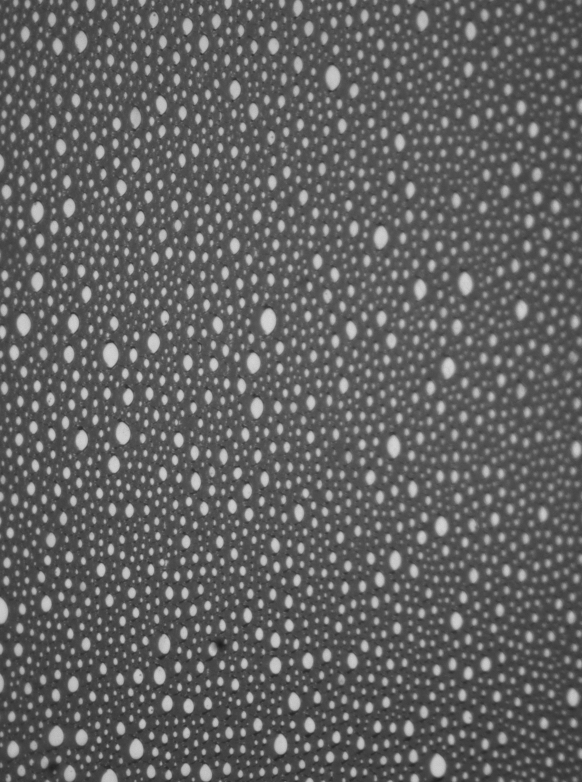
#> input picture data/304910.png, 582 x 782 px; its folder holds only this picture in this run
$ python foam_image_analysis.py
#> lines starting #> are read from the running program, lines starting #| are printed output that depends on the picture; after the words box and inside, x2 and y2 are one past the last pixel; in counts of white or black regions, pixels touching at a corner belong together
### foam_image_analysis_functions.py
# -*- coding: utf-8 -*-
"""
Created on Mon Feb  6 16:59:42 2023

@author: Leonardo Chiappisi (Institut Laue-Langevin)
"""

import pandas as pd
import numpy as np
# from PIL import Image
import matplotlib.pyplot as plt
import matplotlib.patches as patches
import matplotlib.gridspec as gridspec
import cv2   #install opencv-python
from skimage.draw import line
from lmfit import minimize, Parameters, fit_report
import random, math

import os
import gc
import glob


def resize(img):
    img_resized = cv2.resize(img, None, fx=1.41, fy=1.0)
    return img_resized


##### function to load and convert image
def load_and_convert_image(input_image,ROI):
    ''' load the file and returns it in grayscale
    as well as an empty canvas, and the binarized image.
    INPUT:
    input_image: source image to be processed.
    ###########
    OUTPUT:
    gray_img: image, converted in gray_scale.
    canvas: blank canvas with the same size of the original image
    im_adapt: the binarized image, with spots cleaned.
    '''
#> called with input_image = 'data/304910.png', ROI = ((100, 3500), (50, -300))
    # Reading image and converting it to gray scale
    # font = cv2.FONT_HERSHEY_COMPLEX
    # print(input_image)
    img = cv2.imread(input_image)
#> img is the input picture: shape (782, 582, 3); min 28, max 214, mean 97.7
    # print(img)
    img = img[ROI[0][0]:ROI[0][1],ROI[1][0]:ROI[1][1]]
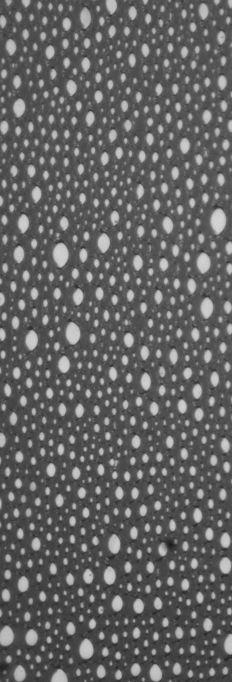
#> img: shape (682, 232, 3); min 28, max 213, mean 99.5
    img = resize(img)

    # print('image loaded and resized')
    # plt.imshow(img, cmap=('gray'))
    gray_img = cv2.cvtColor(img, cv2.COLOR_BGR2GRAY)
    gray_img = cv2.bilateralFilter(gray_img, 15, 75, 75)
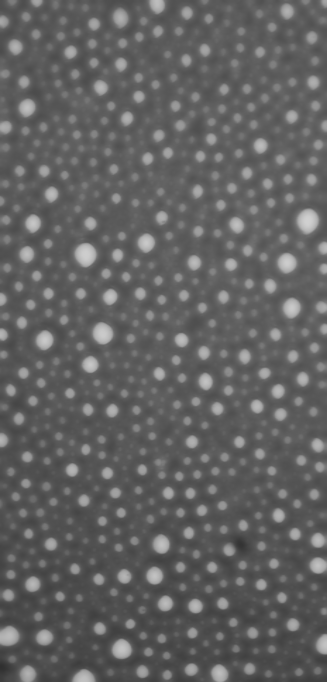
#> gray_img: shape (682, 327); min 47, max 208, mean 98
    # plt.imshow(gray_img, cmap='gray')
   # gray_img = gray_img[0:782, 10:823]
    # print('image converted in black and white')
    # get a blank canvas for drawing contour
    canvas = np.zeros(gray_img.shape, np.uint8)

    # th2 = cv2.adaptiveThreshold(gray_img, 255, cv2.ADAPTIVE_THRESH_MEAN_C, cv2.THRESH_BINARY_INV, blockSize=55, C=0)
    # th2 = cv2.adaptiveThreshold(gray_img, 255, cv2.ADAPTIVE_THRESH_MEAN_C, cv2.THRESH_BINARY_INV, blockSize=55, C=0)
    ret2,th2 = cv2.threshold(cv2.GaussianBlur(gray_img,(5,5),0),0,255,cv2.THRESH_BINARY+cv2.THRESH_OTSU)
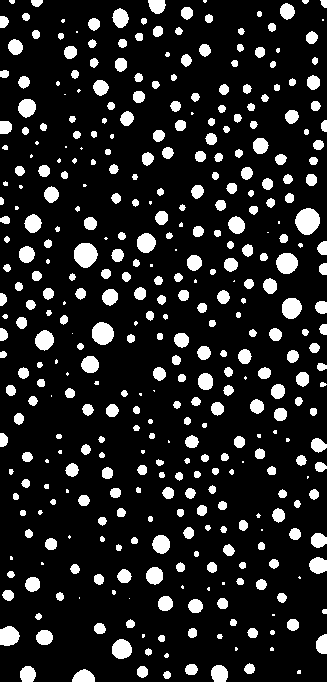
#> th2: shape (682, 327); 13.5% white; 396 white regions (68 under 20 px)
#> ret2 = 117
    #Couper les bords qui gènent à l exclude borders
    #threshold = threshold[0:782, 15:582]
    # print('threshold calculated')
    # th2 = cv2.bitwise_not(th2)
    plt.axis('off')
    # [4 lines of commented-out code are left out]
    contours, hierarchy = cv2.findContours(th2,cv2.RETR_TREE,cv2.CHAIN_APPROX_SIMPLE)
#> contours = 396 contours, 103 with area under 20; largest, box (x1, y1, x2, y2) and area: (295, 208, 320, 235) 472, (74, 243, 98, 268) 423, (92, 322, 114, 345) 362, (276, 253, 298, 274) 332, (282, 298, 302, 319) 305
    # print(len(contours))
    # print('contour found')
    for cnt in contours:
        cv2.drawContours(th2,[cnt],0,255,-1)  #Fills the contour, i.e., eliminates the spots within the bubbles.
#> this loop made 396 passes
#> cnt on passes 27, 32, 33: [[272, 614], [272, 615], [274, 615], [274, 614]], [[129, 598]], [[79, 597], [79, 598]]

    contours, hierarchy = cv2.findContours(th2,cv2.RETR_TREE,cv2.CHAIN_APPROX_SIMPLE)
    print(f'Found {len(contours)} bubbles')
#| Found 396 bubbles
    im_adapt = th2
    # [4 lines of commented-out code are left out]

    return gray_img, canvas, im_adapt

# [10 lines of commented-out code are left out]
def analyse_contours(contours, min_area=10):
    ''' Analyse the contours of the image.

    Parameters
    ----------
    contours : list
        A list of contours.
    min_area : int
        The minimum area of a contour to be considered.

    Returns
    -------
    radii : numpy.ndarray
        An array of radii of the contours.
    areas : numpy.ndarray
        An array of areas of the contours.
    perimeters : numpy.ndarray
        An array of perimeters of the contours.
    centers_of_mass : numpy.ndarray
        An array of centers of mass of the contours.
    '''
    areas = np.array([cv2.contourArea(i)for i in contours])
    perimeters = np.array([cv2.arcLength(i,True)for i in contours])
    #discards too small droplets, value for min_area should eventually be better defined
    perimeters = perimeters[areas>min_area]
    areas = areas[areas>min_area]
    radii = np.sqrt(areas/np.pi)
   # print(type(areas))
   # circularity = np.divide(4*np.pi*areas, perimeters)
    centers_of_mass = []
    for j, cnt in enumerate(contours):
       # print(circularity)
        #if ((cv2.contourArea(cnt) > min_area) and (circularity > 0.7)) :
        if cv2.contourArea(cnt) > min_area :
            circularity = (4*np.pi*cv2.contourArea(cnt)/ pow(cv2.arcLength(cnt, True),2))
            #print(circularity)
            if circularity > 0.6 :
                M = cv2.moments(cnt)
           # print(type(cv2.contourArea(cnt)))
                cx= int(M['m10']/M['m00'])
                cy= int(M['m01']/M['m00'])
                centers_of_mass.append([cx,cy])
    return radii, areas, perimeters, np.array(centers_of_mass)

### Function to reject non entire bubbles (at the borders)
def reject_borders(image_):
    """
    Rejects the borders of an image.

    Parameters
    ----------
    image_ : numpy.ndarray
        The image to reject the borders of.

    Returns
    -------
    numpy.ndarray
        The image with the borders rejected.
    """
    out_image = image_.copy()
    h, w = image_.shape[:2]
    for row in range(h):
        if out_image[row, 0] == 255:
            cv2.floodFill(out_image, None, (0, row), 0)
        if out_image[row, w - 1] == 255:
            cv2.floodFill(out_image, None, (w - 1, row), 0)
    for col in range(w):
        if out_image[0, col] == 255:
            cv2.floodFill(out_image, None, (col, 0), 0)
        if out_image[h - 1, col] == 255:
            cv2.floodFill(out_image, None, (col, h - 1), 0)
    return out_image


##### function to calculate the liquid fraction (with the numbers of black and white pixels)
def calc_liquid_volume_fraction(bin_img):
    """
Calculates the liquid volume fraction of a binary image.

Parameters
----------
bin_img : ndarray
    A binary image.

Returns
-------
vol_h : float
    The volume fraction of the liquid phase.
frac_v : float
    The volume fraction of the liquid phase, corrected for the
    shape of the particles.
    See Soft Matter, 2016, 12 , 8025 —8029  for further detail
    """
    vol_h = 1 - np.count_nonzero(bin_img) / (np.shape(bin_img)[0] * np.shape(bin_img)[1])
    frac_v = 100*0.36*(1-np.sqrt(1-vol_h))**2
    return vol_h, frac_v


def skeleton(img):
    '''
    This function takes a binary image as input and returns a skeletonized version of it.
    The algorithm is based on the paper "Skeletonization using Zone Filling" by T.Y. ZHANG and C. Y. SUEN.
    The algorithm is implemented in 4 steps:
    1. Create an empty skeleton
    2. Open the image
    3. Subtract open from the original image
    4. Erode the original image and refine the skeleton
    5. If there are no white pixels left ie.. the image has been completely eroded, quit the loop
    The function returns the skeletonized image.
    '''
    # Step 1: Create an empty skeleton
    # size = np.size(img)
    skel = np.zeros(img.shape, np.uint8)
    img = cv2.bitwise_not(img)
    # Get a Cross Shaped Kernel
    element = cv2.getStructuringElement(cv2.MORPH_CROSS, (3,3))

    # Repeat steps 2-4
    while True:
        #Step 2: Open the image
        open = cv2.morphologyEx(img, cv2.MORPH_OPEN, element)
        #Step 3: Substract open from the original image
        temp = cv2.subtract(img, open)
        #Step 4: Erode the original image and refine the skeleton
        eroded = cv2.erode(img, element)
        skel = cv2.bitwise_or(skel,temp)
        img = eroded.copy()
        # Step 5: If there are no white pixels left ie.. the image has been completely eroded, quit the loop
        if cv2.countNonZero(img)==0:
            break
    skel2 = cv2.bitwise_not(skel)
    #cv2.waitKey(0)
    return skel, skel2

def calc_specific_area(bin_img):
    ''' From the binarized and holes filled image calculates the liquid volume fraction'''

    skelete, _ = skeleton(bin_img)
    height, width = skelete.shape
    S_V = np.count_nonzero(skelete)/( height* width) #cm-1
    return S_V #in cm-1

def find_countours(img):
    '''
    Finds the contours of the image.

    Parameters
    ----------
    img : numpy.ndarray
        The image to find the contours of.

    Returns
    -------
    contours : list
        A list of contours.
    '''
    contours, hierarchy = cv2.findContours(img, cv2.RETR_TREE,cv2.CHAIN_APPROX_SIMPLE)
    return contours


# [183 lines left out: functions calc_PB_border_radius, plot_region_of_interest, not called in this run]


    # img = img[ROI[0][0]:ROI[0][1],ROI[1][0]:ROI[1][1]]

### plot_results.py
# -*- coding: utf-8 -*-
"""
Created on Thu May 11 16:11:35 2023

@author: Leonardo Chiappisi (Institut Laue-Langevin)
"""

import pandas as pd
import numpy as np
import matplotlib.pyplot as plt
import os

def plot_results(data, path):
    fig, axs = plt.subplots(3,2,sharex=True, figsize=(7,5))
    axs[0,0].scatter(data.index, data['N_bubbles'])
    axs[0,0].set_ylabel('N$_{bubbles}$')

    axs[1,0].scatter(data.index, data['S_V_img / cm-1'])
    axs[1,0].set_ylabel('S/V / cm$^{-1}$')

    axs[0,1].scatter(data.index, data['Sauter mean radius / mm'])
    axs[0,1].set_ylabel('$<R_{32}>$ / mm')

    axs[1,1].scatter(data.index, data['radius_mean / mm'])
    axs[1,1].errorbar(data.index, data['radius_mean / mm'], yerr=data['radius_std / mm'], alpha=0.5)
    axs[1,1].set_ylabel('$<R>$ / mm')

    axs[2,1].scatter(data.index, data['polydispersity index'])
    axs[2,1].set_ylabel('PDI')


    axs[2,0].scatter(data.index, data['PB_radius_gauss / um'])
    axs[2,0].errorbar(data.index, data['PB_radius_gauss / um'], yerr=data['PB_radius_gauss_std / um'], alpha=0.5)

    axs[2,0].scatter(data.index, data['PB_radius_bin / um'])
    axs[2,0].errorbar(data.index, data['PB_radius_bin / um'], yerr=data['PB_radius_bin_std / um'], alpha=0.5)

    axs[2,0].set_ylabel('PB Radius / $\mu m$')
    plt.tight_layout()
    plt.savefig(os.path.join(path, 'summary.pdf'))
    plt.show()


# [4 lines that do not run on import are left out]

### foam_image_analysis.py
# -*- coding: utf-8 -*-
"""
Created on Mon Feb  6 16:59:13 2023

@author: Leonardo Chiappisi (Institut Laue-Langevin)
v1.0: 2024.08.22
"""

import pandas as pd
import os
import cv2   #install opencv-python
import numpy as np
import matplotlib.pyplot as plt
# from foam_image_analysis_functions import load_and_convert_image, reject_borders, find_countours, calc_PB_border_radius
# from foam_image_analysis_functions import analyse_contours, calc_liquid_volume_fraction, calc_specific_area
from foam_image_analysis_functions import *
from plot_results import plot_results
from pathlib import Path, PurePath
import gc
import sys
import datetime as dt

t0 = '10-Dec-23 17:37:34'
t0 = dt.datetime.strptime(t0, '%d-%b-%y   %H:%M:%S')
try:
    rundex = pd.read_excel('index_234_d33_exp_9-10-1786_400000-406553.xlsx')
except:
    print('could not load excel rundex file')


# path_data = (r'U:\\Uni\\PSCM Coordinator\\HDR\plots\\Foam\\data_analysis\\Image corrigées')
path_data = (r'data')


pixel_size= 0.002668 # size of the pixel in mm

region_of_interest = ((100,3500),(50,-300))


define_region_of_interest = False
# PB_analysis = False
PB_analysis = True #Is the PB border thickness determined.
min_vol_f_for_PB = 5.0 #PB border radius will be determined for images with volume fraction lower than this one.
NPB_fits = 50 #Number of fits to determine the PB radius


if define_region_of_interest is True:
    plot_region_of_interest(path_data,region_of_interest,2)
    sys.exit()

try:
    all_data_params = pd.read_csv(os.path.join(path_data, 'mean_data.csv'))
except:
    all_data_params = pd.DataFrame()

img_gray, canv, bin_img, img_bin_no_borders = None, None, None, None  #objects created outside the loop in order to reduce memory consumption.
for filename in sorted(os.listdir(path_data)):
    if filename.endswith('.png'):
        # if int(filename.split('.')[0]) == 309322:
            print(20*'*' + '\n')
            print(filename)
            run = int(filename.split('.p')[0])
            # print(run)
            # print(rundex['Run #'])
            try:
                time = dt.datetime.strptime(rundex.loc[rundex['Run #'] == run]['Start'].values[0], '%d-%b-%y   %H:%M:%S')
                Age = time-t0
                Age = Age.total_seconds()/60
                print(Age)
            except:
                Age = 0
                print('Rundex file missing, Age not defined')


            #creates a pd.dataframe where all the parameters of a given image are stored
            average_params = pd.DataFrame()
            #return the image in gray scale, an empty canvas, and the binarized image, corrected for spots and other noise.
            #the image is resized to take into account the sqrt(2) factor
            img_gray, canv, bin_img = load_and_convert_image(os.path.join(path_data, filename), region_of_interest)
#> canv: shape (682, 327); every value is 0
            #eliminates all the bubbles which are at the borders.
            # print('image_loaded')
            img_bin_no_borders = reject_borders(bin_img)
#> after the loop in reject_borders, `for row in range(h):`:
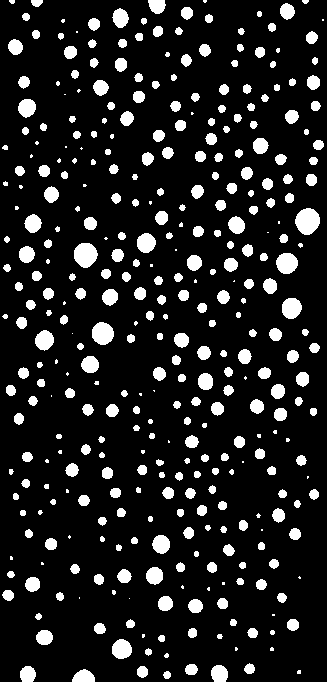
#> out_image: shape (682, 327); 12.4% white; 372 white regions (68 under 20 px), largest, box (x1, y1, x2, y2) and area: (295, 208, 320, 235) 507, (74, 243, 98, 268) 456, (92, 322, 114, 345) 394
#> after the loop in reject_borders, `for col in range(w):`:
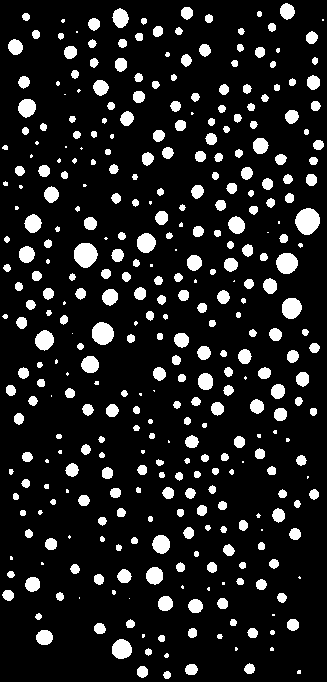
#> out_image: shape (682, 327); 12% white; 364 white regions (67 under 20 px)
            # print('borders rejected')
        #     #plots and saves the binarized image
            if os.path.exists(os.path.join(path_data, 'bin_img')):
                None
            else:
                os.mkdir(os.path.join(path_data, 'bin_img'))
            fig_bin = plt.figure()
            plt.axis('off')
            plt.imshow(bin_img, cmap=('gray'))
            cv2.imwrite(os.path.join(path_data, 'bin_img') + '/' + os.path.splitext(filename)[0]+'_binary.jpg', bin_img)
            plt.close('fig_bin')
            # plt.savefig(os.path.join(path_data, 'bin_img') + '/' + os.path.splitext(filename)[0]+'_binary.jpg',dpi = 259, bbox_inches='tight', pad_inches=0)
        #     print('binary image saved')
            #uses the cv2 contour function to extract geometrical informations on the bubbles
            # such as the areas, perimeter, liquid fraction in the foam volume (frac_v) and at the surface (vol_h),
            contours = find_countours(img_bin_no_borders)
#> in find_countours, `contours, hierarchy = cv2.findContours(img, cv2.RETR_TREE,cv2.CHAIN_AP..`: contours = 364 contours, 97 with area under 20; largest, box (x1, y1, x2, y2) and area: (295, 208, 320, 235) 472, (74, 243, 98, 268) 423, (92, 322, 114, 345) 362, (276, 253, 298, 274) 332, (282, 298, 302, 319) 305
        #     print('contours found')
            radii, areas, perimeters, centers_of_mass = analyse_contours(contours, min_area=50)  # in pixel
#> in analyse_contours, `areas = np.array([cv2.contourArea(i)for i in contours])`: areas = 364 values, max 472 at index 242, min 0 at index 25, mean 61.22
#> in analyse_contours, `perimeters = np.array([cv2.arcLength(i,True)for i in contours])`: perimeters = 364 values, max 81.25 at index 242, min 0 at index 25, mean 26.02
#> in analyse_contours, `perimeters = perimeters[areas>min_area]`: perimeters = 156 values, max 81.25 at index 106, min 26.73 at index 107, mean 38.63
#> in analyse_contours, `areas = areas[areas>min_area]`: areas = 156 values, max 472 at index 106, min 50.5 at index 99, mean 113
#> in analyse_contours, `radii = np.sqrt(areas/np.pi)`: radii = 156 values, max 12.26 at index 106, min 4.01 at index 99, mean 5.8
#> the loop in analyse_contours, `for j, cnt in enumerate(contours):` made 364 passes
#> (circularity, cx, cy) on passes 3, 4, 5, 10, 15, 16, 17, 18: (0.925, 142, 671), (0.878, 190, 669), (0.855, 249, 668), (0.902, 121, 648), (0.892, 44, 637), (0.89, 252, 632), (0.892, 192, 632), (0.88, 99, 628)
#> after the loop in analyse_contours, `for j, cnt in enumerate(contours):`: centers_of_mass = 156 pairs, first value 7 to 318, second value 10 to 671
            np.savetxt(os.path.join(path_data, str(filename) + '_data_radius.txt'), radii*pixel_size, header='#bubble radii in mm')
        #     print('radius calculated')
            vol_h, frac_v = calc_liquid_volume_fraction(bin_img)
#> in calc_liquid_volume_fraction, `vol_h = 1 - np.count_nonzero(bin_img) / (np.shape(bin_img)[0] * np.sha..`: vol_h = 0.865
#> in calc_liquid_volume_fraction, `frac_v = 100*0.36*(1-np.sqrt(1-vol_h))**2`: frac_v = 14.38
#> vol_h = 0.865; frac_v = 14.38
            #calculates the specific area of the foam plateau borders n pixel-1
            S_V_val = calc_specific_area(bin_img)
#> in skeleton, `element = cv2.getStructuringElement(cv2.MORPH_CROSS, (3,3))`: element = [[0, 1, 0], [1, 1, 1], [0, 1, 0]]
#> the loop in skeleton, `while True:` made 32 passes
#> pass 1, in skeleton, `eroded = cv2.erode(img, element)`:
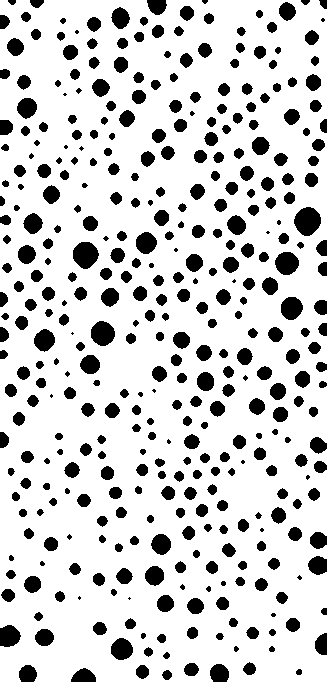
#> eroded: shape (682, 327); 81.8% white; 396 black regions (28 under 20 px), largest, box (x1, y1, x2, y2) and area: (294, 207, 321, 236) 579, (73, 242, 99, 269) 524, (91, 321, 115, 346) 459
#> after the loop in skeleton, `while True:`:
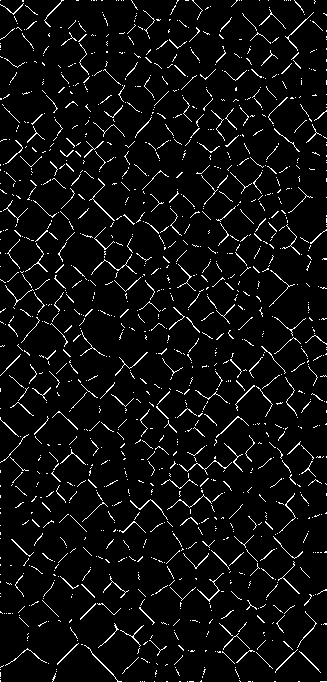
#> skel: shape (682, 327); 5.2% white in thin lines or dots
#> in calc_specific_area, `S_V = np.count_nonzero(skelete)/( height* width)`: S_V = 0.052
#> S_V_val = 0.052
            print(f'liquid volume fraction: {frac_v:1.1f}%, PB_length is {vol_h/S_V_val*3.:1.1f} pixels')
#| liquid volume fraction: 14.4%, PB_length is 49.9 pixels

            #calculates the Sauter mean radius, the mean radius and the polydispersity
            R32 = np.sum(radii**3)/np.sum(radii**2)
#> R32 = 6.72
            R_mean = np.average(radii)
#> R_mean = 5.8
            R_std = np.std(radii)
#> R_std = 1.54
            R_PI = R_std/R_mean #polidispersity index
#> R_PI = 0.266
            N_bubble = len(radii)
#> N_bubble = 156
            # print('parameters of bubbles obtained')
            if PB_analysis is True:
                if frac_v < min_vol_f_for_PB:
                    PB_bin_radius, PB_bin_radius_std, PB_gauss_radius, PB_gauss_radius_std, PB_attemps = calc_PB_border_radius(NPB_fits, contours, img_gray, bin_img, filename, path_data, vol_h/S_V_val*3.)
                    plt.close("all")
                else:
                    PB_bin_radius, PB_bin_radius_std, PB_gauss_radius, PB_gauss_radius_std, PB_attemps = np.nan, np.nan, np.nan, np.nan, 0
                    print('PB calculated')
            else:
                PB_bin_radius, PB_bin_radius_std, PB_gauss_radius, PB_gauss_radius_std, PB_attemps = np.nan, np.nan, np.nan, np.nan, 0


            if PB_attemps < NPB_fits*0.75:
                print(f'PB border thickness was determined for {PB_attemps} borders only')
            print(f'''PB_bin_radius: {PB_bin_radius},
        PB_bin_radius_std: {PB_bin_radius_std},
        PB_gauss_radius: {PB_gauss_radius},
        PB_gauss_radius_std: {PB_gauss_radius_std},
        PB_attemps: {PB_attemps}''')

            data_pars = {'file': filename,
                          'S_V_img / cm-1': S_V_val / pixel_size * 10, # cm^(-1)
                          'radius_mean / mm' : R_mean * pixel_size, #mm
                          'Sauter mean radius / mm' : R32 * pixel_size, #mm
                          'radius_std / mm' : R_std * pixel_size, #mm
                          'polydispersity index' : R_PI,
                          'liquid_frac / %' : frac_v,
                          'N_bubbles' : N_bubble,
                          'PB_radius_bin / um': PB_bin_radius * pixel_size * 1000, #in um
                          'PB_radius_bin_std / um': PB_bin_radius_std * pixel_size * 1000, #in um
                          'PB_radius_gauss / um': PB_gauss_radius * pixel_size * 1000, #in um
                          'PB_radius_gauss_std / um': PB_gauss_radius_std * pixel_size * 1000, #in um
                          'PB_attemps': PB_attemps,
                          'Age': Age
                          } # %}


            all_data_params = pd.concat([all_data_params, pd.DataFrame([data_pars])], ignore_index=True)
#> all_data_params = table of 1 rows and 14 columns
            all_data_params.set_index('file', inplace=False).to_csv(os.path.join(path_data, 'mean_data.csv'))


            del img_gray, canv, bin_img, img_bin_no_borders
            gc.collect()


all_data_params = all_data_params.set_index('file')
#> all_data_params = table of 1 rows and 13 columns
all_data_params.to_csv(os.path.join(path_data, 'mean_data.csv'))
plot_results(all_data_params, path_data)
